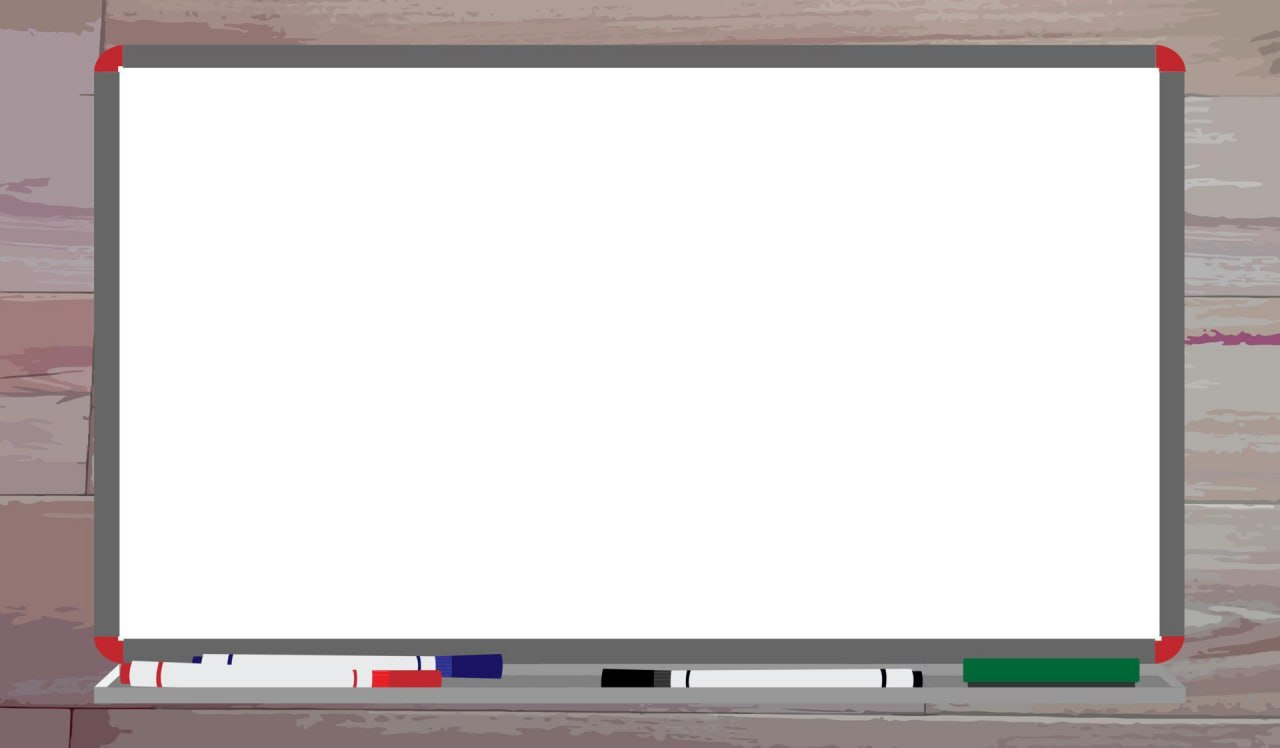
#> input picture data/whiteboard.jpg, 1280 x 748 px, found by its file name
$ python drawing.py
#> lines starting #> are read from the running program, lines starting #| are printed output that depends on the picture
import os
import cv2

img_path = os.path.join(".", "data","whiteboard.jpg")
img = cv2.imread(img_path)
#> img is the input picture: shape (748, 1280, 3); mean B, G, R 208, 208.4, 212.9

cv2.line(img,(200,300),(500,100),(0,0,0),7)
cv2.rectangle(img,(400,200),(600,600),(0,0,255),9)
cv2.circle(img,(850,400),170,(255,0,0),-1)

cv2.putText(img,"Developed by Hasnaa",(660,200),cv2.FONT_HERSHEY_PLAIN,2,(0,255,0),3)
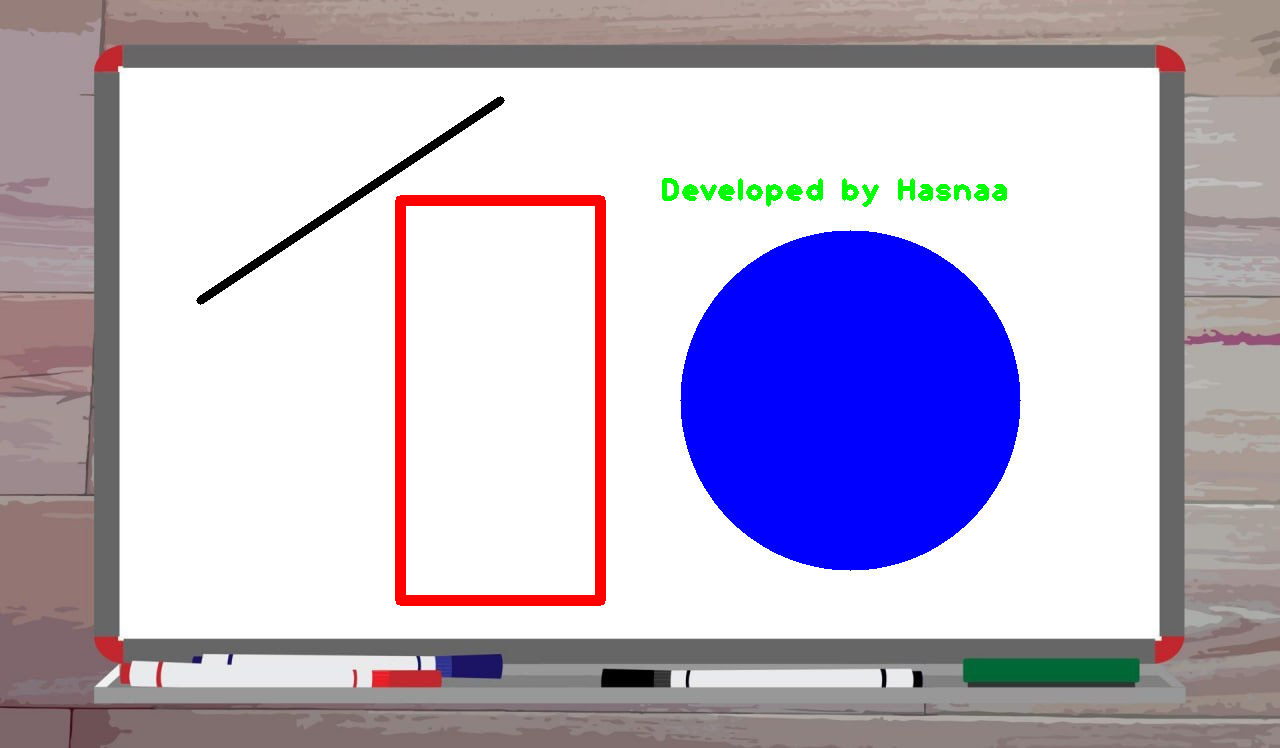
#> img: shape (748, 1280, 3); mean B, G, R 202.8, 179.8, 187

cv2.imshow("Frame", img)
cv2.waitKey(0)
